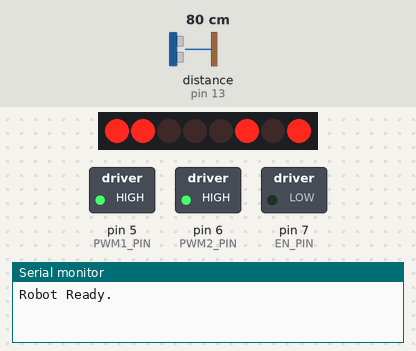
A sketch run on a simulated Arduino Uno, built with avr-gcc and run on an emulated ATmega328P. On the bench: 8 shift-register outputs drawn as a row of LEDs (first output left, lit = HIGH), switched loads named in the sketch (green lamp = pin HIGH), the last lines printed to the serial monitor. Wiring (inferred from the names in the program): ultrasonic range finder: trigger pin 12; echo pin 13; shift register (74HC595): data pin 8; shift clock pin 2; latch pin 4. Wiring (inferred from the signals the program sends): row of LEDs: on Q0, Q1, Q2, Q3, Q4, Q5, Q6, Q7. Inputs (shaded band) come from the test bench; at power-on: distance to the obstacle (sensor on pin 13) 80 cm. The echo pulse lasts 58.3 µs per cm; pins used as bus, display or sensor lines are not drawn.

Above: at 1.2 s.
1.3 s: distance to the obstacle (sensor on pin 13) set to 2 cm
At 2.8 s:
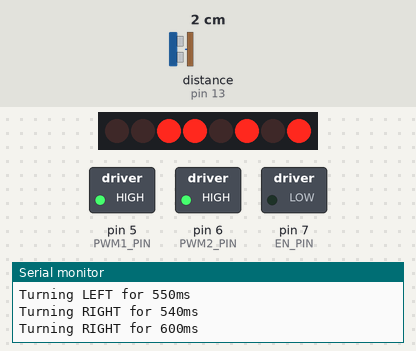
4.3 s: distance to the obstacle (sensor on pin 13) set to 9 cm
6.1 s: distance to the obstacle (sensor on pin 13) set to 4 cm
At 6.5 s:
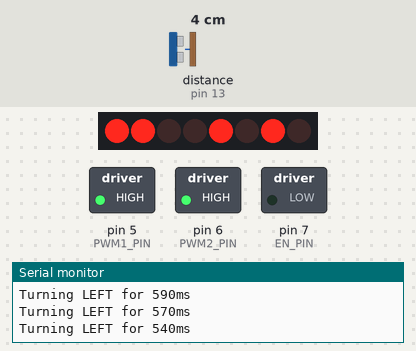
9.1 s: distance to the obstacle (sensor on pin 13) set to 18 cm
Timing chart, 0 to 11.9 s (numbered marks = the images above; inputs shaded):
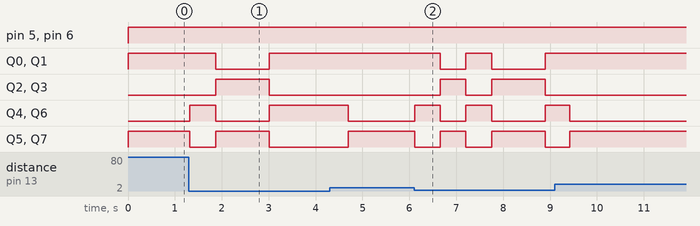

The sketch:

AD176COMPETITIONINTERSECTION.ino
```cpp
// ====================== FULL ARDUINO SKETCH ======================
// Goes straight unless a wall is detected.
// When a wall is detected -> performs turning sequence in order.
// Sequence repeats forever.

// Motor pins
#define PWM1_PIN            5
#define PWM2_PIN            6

// 74HCT595N Chip pins
#define SHCP_PIN            2
#define EN_PIN              7
#define DATA_PIN            8
#define STCP_PIN            4

// Ultrasonic pins
#define TRIG_PIN            12
#define ECHO_PIN            13

// Motor movement codes
const int Forward       = 163;
const int Clockwise     = 172;
const int Contrarotate  = 83;
const int Stop          = 0;

// Speed & distances
const int Speed = 255;
const int WallDistance = 7;    // cm - wall threshold

// LEFT = -1
// RIGHT = 1

//TURNDURATION = MEASURED IN MILLISECONDS

// Turn sequence:
// left, right, right, left, left, left, left, right
int turnSequence[]     = { -1,  1,  1, -1, -1, -1, -1,  1 };
int turnDurationsMs[]  = { 550, 540, 600, 520, 590, 570, 540, 550 };
int sequenceStep = 0;
int sequenceLen = sizeof(turnSequence) / sizeof(turnSequence[0]);

// -----------------------------------------------------------------
void setup() {
    Serial.begin(9600);

    pinMode(SHCP_PIN, OUTPUT);
    pinMode(EN_PIN, OUTPUT);
    pinMode(DATA_PIN, OUTPUT);
    pinMode(STCP_PIN, OUTPUT);
    pinMode(PWM1_PIN, OUTPUT);
    pinMode(PWM2_PIN, OUTPUT);

    pinMode(TRIG_PIN, OUTPUT);
    pinMode(ECHO_PIN, INPUT);

    Motor(Stop, 0);
    Serial.println("Robot Ready.");
}

void loop() {

    Motor(Forward, Speed);

    float dist = checkDistance();
    if (dist > WallDistance) {
        // Path clear → keep going straight
        delay(20);
        return;
    }

    // ==============================================================
    // ------------ TURN SEQUENCE (happens when wall hit) -----------
    // ==============================================================

    // Restart sequence when finished
    if (sequenceStep >= sequenceLen) {
        sequenceStep = 0;
    }


    int turn = turnSequence[sequenceStep];
    int dur  = turnDurationsMs[sequenceStep];
    sequenceStep++;

    if (turn == -1) {
        Serial.print("Turning LEFT for "); Serial.print(dur); Serial.println("ms");
        Motor(Contrarotate, Speed);
        delay(dur);
    } else {
        Serial.print("Turning RIGHT for "); Serial.print(dur); Serial.println("ms");
        Motor(Clockwise, Speed);
        delay(dur);
    }


}

// ---------------------------------------------------------
float checkDistance() {
    digitalWrite(TRIG_PIN, LOW);
    delayMicroseconds(2);
    digitalWrite(TRIG_PIN, HIGH);
    delayMicroseconds(10);
    digitalWrite(TRIG_PIN, LOW);

    long duration = pulseIn(ECHO_PIN, HIGH, 30000);
    if (duration == 0) return 999.0;

    return duration / 58.0;
}

// ---------------------------------------------------------
void Motor(int Dir, int spd) {
    digitalWrite(EN_PIN, LOW);
    analogWrite(PWM1_PIN, spd);
    analogWrite(PWM2_PIN, spd);

    digitalWrite(STCP_PIN, LOW);
    shiftOut(DATA_PIN, SHCP_PIN, MSBFIRST, Dir);
    digitalWrite(STCP_PIN, HIGH);
}
```

Measured:
- after the input at 1.3 s, Q0, Q1: HIGH → LOW after 0.57 s, → HIGH 1.1 s later; Q2, Q3: LOW → HIGH after 0.57 s, → LOW 1.1 s later; Q4, Q6: LOW → HIGH at once, → LOW 0.55 s later, → HIGH 1.1 s later; Q5, Q7: HIGH → LOW at once, → HIGH 0.55 s later, → LOW 1.1 s later
- after the input at 6.1 s, Q0, Q1: HIGH → LOW after 0.56 s, → HIGH 0.55 s later, → LOW 0.55 s later, → HIGH 1.1 s later
